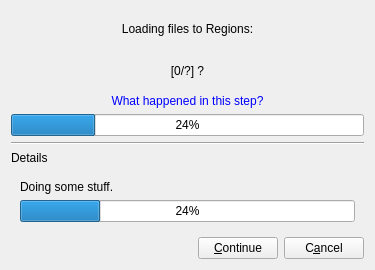
<?xml version="1.0" encoding="UTF-8"?>
<ui version="4.0">
 <class>LoadObjectUI</class>
 <widget class="QWidget" name="LoadObjectUI">
  <property name="geometry">
   <rect>
    <x>0</x>
    <y>0</y>
    <width>375</width>
    <height>270</height>
   </rect>
  </property>
  <property name="windowTitle">
   <string>LoadRegionUI</string>
  </property>
  <layout class="QVBoxLayout" name="verticalLayout_2">
   <item>
    <widget class="QLabel" name="label">
     <property name="text">
      <string notr="true">Loading files to Regions:</string>
     </property>
     <property name="alignment">
      <set>Qt::AlignmentFlag::AlignCenter</set>
     </property>
    </widget>
   </item>
   <item>
    <widget class="QLabel" name="fileLabel">
     <property name="text">
      <string notr="true">[0/?] ?</string>
     </property>
     <property name="alignment">
      <set>Qt::AlignmentFlag::AlignCenter</set>
     </property>
    </widget>
   </item>
   <item>
    <widget class="DhLinkLikeButton" name="whatHappened">
     <property name="mouseTracking">
      <bool>true</bool>
     </property>
     <property name="styleSheet">
      <string notr="true">border:none;
color: rgb(0, 0, 255);</string>
     </property>
     <property name="text">
      <string>What happened in this step?</string>
     </property>
    </widget>
   </item>
   <item>
    <widget class="QProgressBar" name="progressBar">
     <property name="value">
      <number>24</number>
     </property>
    </widget>
   </item>
   <item>
    <widget class="Line" name="line">
     <property name="orientation">
      <enum>Qt::Orientation::Horizontal</enum>
     </property>
    </widget>
   </item>
   <item>
    <widget class="DhLinkLikeButton" name="detailBtn">
     <property name="mouseTracking">
      <bool>true</bool>
     </property>
     <property name="styleSheet">
      <string notr="true">border:none;text-align:left;</string>
     </property>
     <property name="text">
      <string>Details</string>
     </property>
    </widget>
   </item>
   <item>
    <widget class="QWidget" name="widget" native="true">
     <layout class="QVBoxLayout" name="verticalLayout">
      <item>
       <widget class="QLabel" name="label_2">
        <property name="text">
         <string notr="true">Doing some stuff.</string>
        </property>
       </widget>
      </item>
      <item>
       <widget class="QProgressBar" name="progressBar_2">
        <property name="value">
         <number>24</number>
        </property>
       </widget>
      </item>
     </layout>
    </widget>
   </item>
   <item>
    <layout class="QHBoxLayout" name="horizontalLayout">
     <item>
      <spacer name="horizontalSpacer">
       <property name="orientation">
        <enum>Qt::Orientation::Horizontal</enum>
       </property>
       <property name="sizeHint" stdset="0">
        <size>
         <width>40</width>
         <height>20</height>
        </size>
       </property>
      </spacer>
     </item>
     <item>
      <widget class="QPushButton" name="continueBtn">
       <property name="text">
        <string>&amp;Continue</string>
       </property>
      </widget>
     </item>
     <item>
      <widget class="QPushButton" name="cancelBtn">
       <property name="text">
        <string>C&amp;ancel</string>
       </property>
      </widget>
     </item>
    </layout>
   </item>
  </layout>
 </widget>
 <customwidgets>
  <customwidget>
   <class>DhLinkLikeButton</class>
   <extends>QPushButton</extends>
   <header>dhlinklikebutton.h</header>
  </customwidget>
 </customwidgets>
 <resources/>
 <connections/>
</ui>
